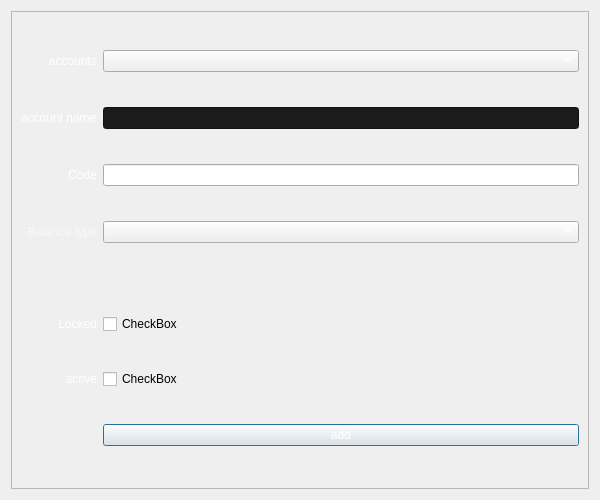
<?xml version="1.0" encoding="UTF-8"?>
<ui version="4.0">
 <class>Dialog</class>
 <widget class="QDialog" name="Dialog">
  <property name="geometry">
   <rect>
    <x>0</x>
    <y>0</y>
    <width>600</width>
    <height>500</height>
   </rect>
  </property>
  <property name="minimumSize">
   <size>
    <width>600</width>
    <height>500</height>
   </size>
  </property>
  <property name="maximumSize">
   <size>
    <width>600</width>
    <height>500</height>
   </size>
  </property>
  <property name="windowTitle">
   <string>Chart of accounts</string>
  </property>
  <property name="styleSheet">
   <string notr="true">
/* /////////////////////////////////////////////////////////////////////////////////////////////////

SET APP STYLESHEET - FULL STYLES HERE
DARK THEME - DRACULA COLOR BASED

///////////////////////////////////////////////////////////////////////////////////////////////// */

QWidget{
	background-color: rgb(0, 0, 12);
	
}

/* /////////////////////////////////////////////////////////////////////////////////////////////////
Tooltip */
QToolTip {
	color: #ffffff;
	background-color: rgba(33, 37, 43, 180);
	border: 1px solid rgb(44, 49, 58);
	background-image: none;
	background-position: left center;
    background-repeat: no-repeat;
	border: none;
	border-left: 2px solid rgb(0, 0, 235);
	text-align: left;
	padding-left: 8px;
	margin: 0px;
}

/* /////////////////////////////////////////////////////////////////////////////////////////////////
Bg App */
#bgApp {	
	background-color: rgb(40, 44, 52);
	border: 1px solid rgb(44, 49, 58);
}

/* /////////////////////////////////////////////////////////////////////////////////////////////////
Left Menu */
#leftMenuBg {	
	background-color: rgb(33, 37, 43);
}
#Logo {
	background-color: rgb(33, 37, 43);
	background-image: url(:/images/images/images/logo14.png);
	background-position: centered;
	background-repeat: no-repeat;
}
#titleLeftApp { font: 63 12pt &quot;Segoe UI Semibold&quot;; }
#titleLeftDescription { font: 8pt &quot;Segoe UI&quot;; color: rgb(0, 0, 214); }

/* MENUS */
#topMenu .QPushButton {	
	background-position: left center;
    background-repeat: no-repeat;
	border: none;
	border-left: 22px solid transparent;
	background-color: transparent;
	text-align: left;
	padding-left: 44px;
}
QPushButton {
background-color: rgb(33, 37, 43);
	border-radius: 5px;
	border: 2px solid rgb(33, 37, 43);
	padding-left: 10px;
}
QPushButton:hover{
	border: 2px solid rgb(64, 71, 88);
}
#topMenu .QPushButton:hover {
	background-color: rgb(40, 44, 52);
}
#topMenu .QPushButton:pressed {	
	background-color: rgb(0, 0, 211);
	color: rgb(255, 255, 255);
}
#bottomMenu .QPushButton {	
	background-position: left center;
    background-repeat: no-repeat;
	border: none;
	border-left: 20px solid transparent;
	background-color:transparent;
	text-align: left;
	padding-left: 44px;
}
#bottomMenu .QPushButton:hover {
	background-color: rgb(40, 44, 52);
}
#bottomMenu .QPushButton:pressed {	
	background-color: rgb(0, 0, 211);
	color: rgb(255, 255, 255);
}
#leftMenuFrame{
	border-top: 3px solid rgb(44, 49, 58);
}

/* Toggle Button */
#toggleButton {
	background-position: left center;
    background-repeat: no-repeat;
	border: none;
	border-left: 20px solid transparent;
	background-color: rgb(37, 41, 48);
	text-align: left;
	padding-left: 44px;
	color: rgb(113, 126, 149);
}
#toggleButton:hover {
	background-color: rgb(40, 44, 52);
}
#toggleButton:pressed {
	background-color: rgb(0, 0, 211);
}

/* Title Menu */
#titleRightInfo { padding-left: 10px; }


/* /////////////////////////////////////////////////////////////////////////////////////////////////
Extra Tab */
#extraLeftBox {	
	background-color: rgb(44, 49, 58);
}
#extraTopBg{	
	background-color: rgb(0, 0, 214)
}

/* Icon */
#extraIcon {
	background-position: center;
	background-repeat: no-repeat;
	background-image: url(:/icons/images/icons/icon_settings.png);
}

/* Label */
#extraLabel { color: rgb(255, 255, 255); }

/* Btn Close */
#extraCloseColumnBtn { background-color: rgba(255, 255, 255, 0); border: none;  border-radius: 5px; }
#extraCloseColumnBtn:hover { background-color: rgb(196, 161, 249); border-style: solid; border-radius: 4px; }
#extraCloseColumnBtn:pressed { background-color: rgb(180, 141, 238); border-style: solid; border-radius: 4px; }

/* Extra Content */
#extraContent{
	border-top: 3px solid rgb(40, 44, 52);
}

/* Extra Top Menus */
#extraTopMenu .QPushButton {
background-position: left center;
    background-repeat: no-repeat;
	border: none;
	border-left: 22px solid transparent;
	background-color:transparent;
	text-align: left;
	padding-left: 44px;
}
#extraTopMenu .QPushButton:hover {
	background-color: rgb(40, 44, 52);
}
#extraTopMenu .QPushButton:pressed {	
	background-color: rgb(0, 0, 211);
	color: rgb(255, 255, 255);
}

/* /////////////////////////////////////////////////////////////////////////////////////////////////
Content App */
#contentTopBg{	
	background-color: rgb(33, 37, 43);
}
#contentBottom{
	border-top: 3px solid rgb(44, 49, 58);
}

/* Top Buttons */
#rightButtons .QPushButton { background-color: rgba(255, 255, 255, 0); border: none;  border-radius: 5px; }
#rightButtons .QPushButton:hover { background-color: rgb(44, 49, 57); border-style: solid; border-radius: 4px; }
#rightButtons .QPushButton:pressed { background-color: rgb(23, 26, 30); border-style: solid; border-radius: 4px; }

/* Theme Settings */
#extraRightBox { background-color: rgb(44, 49, 58); }
#themeSettingsTopDetail { background-color: rgb(0, 0, 211); }

/* Bottom Bar */
#bottomBar { background-color: rgb(44, 49, 58); }
#bottomBar QLabel { font-size: 11px; color: rgb(113, 126, 149); padding-left: 10px; padding-right: 10px; padding-bottom: 2px; }

/* CONTENT SETTINGS */
/* MENUS */
#contentSettings .QPushButton {	
	background-position: left center;
    background-repeat: no-repeat;
	border: none;
	border-left: 22px solid transparent;
	background-color:transparent;
	text-align: left;
	padding-left: 44px;
}
#contentSettings .QPushButton:hover {
	background-color: rgb(40, 44, 52);
}
#contentSettings .QPushButton:pressed {	
	background-color: rgb(0, 0, 211);
	color: rgb(255, 255, 255);
}

/* /////////////////////////////////////////////////////////////////////////////////////////////////
QTableWidget */
QTableWidget {	
	background-color: transparent;
	padding: 10px;
	border-radius: 5px;
	gridline-color: rgb(44, 49, 58);
	border-bottom: 1px solid rgb(44, 49, 60);
}
QTableWidget::item{
	border-color: rgb(44, 49, 60);
	padding-left: 5px;
	padding-right: 5px;
	gridline-color: rgb(44, 49, 60);
}
QTableWidget::item:selected{
	background-color: rgb(0, 0, 211);
}
QHeaderView::section{
	background-color: rgb(33, 37, 67);
	max-width: 30px;
	border: 1px solid rgb(44, 49, 58);
	border-style: none;
    border-bottom: 1px solid rgb(44, 49, 60);
    border-right: 1px solid rgb(44, 49, 60);
}
QTableWidget::horizontalHeader {	
	background-color: rgb(33, 37, 43);
}
QHeaderView::section:horizontal
{
    border: 1px solid rgb(33, 37, 43);
	background-color: rgb(33, 37, 43);
	padding: 3px;
	border-top-left-radius: 7px;
    border-top-right-radius: 7px;
}
QHeaderView::section:vertical
{
    border: 1px solid rgb(44, 49, 60);
}

/* /////////////////////////////////////////////////////////////////////////////////////////////////
LineEdit */
QLineEdit {
	background-color: rgb(33, 37, 43);
	border-radius: 5px;
	border: 2px solid rgb(33, 37, 43);
	padding-left: 10px;
	selection-color: rgb(255, 255, 255);
	selection-background-color: rgb(0, 0, 235);
}
QLineEdit:hover {
	border: 2px solid rgb(64, 71, 88);
}
QLineEdit:focus {
	border: 2px solid rgb(91, 101, 124);
}


QTextEdit {
	background-color: rgb(33, 37, 43);
	border-radius: 5px;
	border: 2px solid rgb(33, 37, 43);
	padding-left: 10px;
	selection-color: rgb(255, 255, 255);
	selection-background-color: rgb(0, 0, 235);
}
QTextEdit:hover {
	border: 2px solid rgb(64, 71, 88);
}
QTextEdit:focus {
	border: 2px solid rgb(91, 101, 124);
}

/* /////////////////////////////////////////////////////////////////////////////////////////////////
PlainTextEdit */
QPlainTextEdit {
	background-color: rgb(27, 29, 35);
	border-radius: 5px;
	padding: 10px;
	selection-color: rgb(255, 255, 255);
	selection-background-color: rgb(0, 0, 235);
}
QPlainTextEdit  QScrollBar:vertical {
    width: 8px;
 }
QPlainTextEdit  QScrollBar:horizontal {
    height: 8px;
 }
QPlainTextEdit:hover {
	border: 2px solid rgb(64, 71, 88);
}
QPlainTextEdit:focus {
	border: 2px solid rgb(91, 101, 124);
}

/* /////////////////////////////////////////////////////////////////////////////////////////////////
ScrollBars */
QScrollBar:horizontal {
    border: none;
    background: rgb(52, 59, 72);
    height: 8px;
    margin: 0px 21px 0 21px;
	border-radius: 0px;
}
QScrollBar::handle:horizontal {
    background: rgb(0, 0, 214);
    min-width: 25px;
	border-radius: 4px
}
QScrollBar::add-line:horizontal {
    border: none;
    background: rgb(55, 63, 77);
    width: 20px;
	border-top-right-radius: 4px;
    border-bottom-right-radius: 4px;
    subcontrol-position: right;
    subcontrol-origin: margin;
}
QScrollBar::sub-line:horizontal {
    border: none;
    background: rgb(55, 63, 77);
    width: 20px;
	border-top-left-radius: 4px;
    border-bottom-left-radius: 4px;
    subcontrol-position: left;
    subcontrol-origin: margin;
}
QScrollBar::up-arrow:horizontal, QScrollBar::down-arrow:horizontal
{
     background: none;
}
QScrollBar::add-page:horizontal, QScrollBar::sub-page:horizontal
{
     background: none;
}
 QScrollBar:vertical {
	border: none;
    background: rgb(52, 59, 72);
    width: 8px;
    margin: 21px 0 21px 0;
	border-radius: 0px;
 }
 QScrollBar::handle:vertical {	
	background: rgb(0, 0, 214);
    min-height: 25px;
	border-radius: 4px
 }
 QScrollBar::add-line:vertical {
     border: none;
    background: rgb(55, 63, 77);
     height: 20px;
	border-bottom-left-radius: 4px;
    border-bottom-right-radius: 4px;
     subcontrol-position: bottom;
     subcontrol-origin: margin;
 }
 QScrollBar::sub-line:vertical {
	border: none;
    background: rgb(55, 63, 77);
     height: 20px;
	border-top-left-radius: 4px;
    border-top-right-radius: 4px;
     subcontrol-position: top;
     subcontrol-origin: margin;
 }
 QScrollBar::up-arrow:vertical, QScrollBar::down-arrow:vertical {
     background: none;
 }

 QScrollBar::add-page:vertical, QScrollBar::sub-page:vertical {
     background: none;
 }

/* /////////////////////////////////////////////////////////////////////////////////////////////////
CheckBox */
QCheckBox::indicator {
    border: 3px solid rgb(52, 59, 72);
	width: 15px;
	height: 15px;
	border-radius: 10px;
    background: rgb(44, 49, 60);
}
QCheckBox::indicator:hover {
    border: 3px solid rgb(58, 66, 81);
}
QCheckBox::indicator:checked {
    background: 3px solid rgb(52, 59, 72);
	border: 3px solid rgb(52, 59, 72);	
	background-image: url(:/icons/images/icons/cil-check-alt.png);
}

/* /////////////////////////////////////////////////////////////////////////////////////////////////
RadioButton */
QRadioButton::indicator {
    border: 3px solid rgb(52, 59, 72);
	width: 15px;
	height: 15px;
	border-radius: 10px;
    background: rgb(44, 49, 60);
}
QRadioButton::indicator:hover {
    border: 3px solid rgb(58, 66, 81);
}
QRadioButton::indicator:checked {
    background: 3px solid rgb(94, 106, 130);
	border: 3px solid rgb(52, 59, 72);	
}


QComboBox{
	
	background-color: rgb(0, 0, 0);
	border-radius: 5px;
	border: 2px solid rgb(33, 37, 43);
	padding: 5px;
	padding-left: 10px;
}
QComboBox:hover{
	border: 2px solid rgb(64, 71, 88);
}
QComboBox::drop-down {
	subcontrol-origin: padding;
	subcontrol-position: top right;
	width: 25px; 
	border-left-width: 3px;
	border-left-color: rgba(39, 44, 54, 150);
	border-left-style: solid;
	border-top-right-radius: 3px;
	border-bottom-right-radius: 3px;	
	background-image: url(:/icons/images/icons/cil-arrow-bottom.png);
	background-position: center;
	background-repeat: no-reperat;
 }
QComboBox QAbstractItemView {	
	color: rgb(253, 253, 253);
	background-color: rgb(33, 37, 43);
	padding: 10px;
	selection-background-color: rgb(39, 44, 54);
}

 /////////////////////////////////////////////////////////////////////////////////////////////////
Sliders */
QSlider::groove:horizontal {
    border-radius: 5px;
    height: 10px;
	margin: 0px;
	background-color: rgb(52, 59, 72);
}
QSlider::groove:horizontal:hover {
	background-color: rgb(55, 62, 76);
}
QSlider::handle:horizontal {
    background-color: rgb(0, 0, 211);
    border: none;
    height: 10px;
    width: 10px;
    margin: 0px;
	border-radius: 5px;
}
QSlider::handle:horizontal:hover {
    background-color: rgb(195, 155, 255);
}
QSlider::handle:horizontal:pressed {
    background-color: rgb(0, 0, 235);
}

QSlider::groove:vertical {
    border-radius: 5px;
    width: 10px;
    margin: 0px;
	background-color: rgb(52, 59, 72);
}
QSlider::groove:vertical:hover {
	background-color: rgb(55, 62, 76);
}
QSlider::handle:vertical {
    background-color: rgb(0, 0, 211);
	border: none;
    height: 10px;
    width: 10px;
    margin: 0px;
	border-radius: 5px;
}
QSlider::handle:vertical:hover {
    background-color: rgb(195, 155, 255);
}
QSlider::handle:vertical:pressed {
    background-color: rgb(0, 0, 235);
}

/* /////////////////////////////////////////////////////////////////////////////////////////////////
CommandLinkButton */
QCommandLinkButton {	
	color: rgb(0, 0, 235);
	border-radius: 5px;
	padding: 5px;
	color: rgb(255, 170, 255);
}
QCommandLinkButton:hover {	
	color: rgb(255, 170, 255);
	background-color: rgb(44, 49, 60);
}
QCommandLinkButton:pressed {	
	color: rgb(0, 0, 214);
	background-color: rgb(52, 58, 71);
}

/* /////////////////////////////////////////////////////////////////////////////////////////////////
Button */
#pagesContainer QPushButton {
	border: 2px solid rgb(52, 59, 72);
	border-radius: 5px;	
	background-color: rgb(52, 59, 72);
}
#pagesContainer QPushButton:hover {
	background-color: rgb(57, 65, 80);
	border: 2px solid rgb(61, 70, 86);
}
#pagesContainer QPushButton:pressed {	
	background-color: rgb(35, 40, 49);
	border: 2px solid rgb(43, 50, 61);
}

</string>
  </property>
  <layout class="QVBoxLayout" name="verticalLayout">
   <item>
    <widget class="QFrame" name="frame">
     <property name="styleSheet">
      <string notr="true"/>
     </property>
     <property name="frameShape">
      <enum>QFrame::StyledPanel</enum>
     </property>
     <property name="frameShadow">
      <enum>QFrame::Raised</enum>
     </property>
     <layout class="QGridLayout" name="gridLayout">
      <item row="3" column="0">
       <widget class="QLabel" name="label_3">
        <property name="text">
         <string>&lt;html&gt;&lt;head/&gt;&lt;body&gt;&lt;p align=&quot;right&quot;&gt;&lt;span style=&quot; color:#f9f9f9;&quot;&gt;Balance type&lt;/span&gt;&lt;/p&gt;&lt;/body&gt;&lt;/html&gt;</string>
        </property>
       </widget>
      </item>
      <item row="0" column="1">
       <widget class="QComboBox" name="comboBox">
        <property name="styleSheet">
         <string notr="true">color: rgb(255, 255, 255);</string>
        </property>
        <property name="currentText">
         <string/>
        </property>
       </widget>
      </item>
      <item row="1" column="1">
       <widget class="QLineEdit" name="lineEdit_22">
        <property name="styleSheet">
         <string notr="true">QLineEdit{
background-color: rgb(27, 27, 27);
	color: rgb(255, 255, 255);
}</string>
        </property>
       </widget>
      </item>
      <item row="0" column="0">
       <widget class="QLabel" name="label">
        <property name="text">
         <string>&lt;html&gt;&lt;head/&gt;&lt;body&gt;&lt;p align=&quot;right&quot;&gt;&lt;span style=&quot; color:#ffffff;&quot;&gt;accounts&lt;/span&gt;&lt;/p&gt;&lt;/body&gt;&lt;/html&gt;</string>
        </property>
       </widget>
      </item>
      <item row="7" column="1">
       <widget class="QPushButton" name="pushButton">
        <property name="styleSheet">
         <string notr="true">color: rgb(255, 255, 255);</string>
        </property>
        <property name="text">
         <string>add</string>
        </property>
       </widget>
      </item>
      <item row="5" column="0">
       <widget class="QLabel" name="label_4">
        <property name="text">
         <string>&lt;html&gt;&lt;head/&gt;&lt;body&gt;&lt;p align=&quot;right&quot;&gt;&lt;span style=&quot; color:#ffffff;&quot;&gt;Locked&lt;/span&gt;&lt;/p&gt;&lt;/body&gt;&lt;/html&gt;</string>
        </property>
       </widget>
      </item>
      <item row="1" column="0">
       <widget class="QLabel" name="label_2">
        <property name="text">
         <string>&lt;html&gt;&lt;head/&gt;&lt;body&gt;&lt;p&gt;&lt;span style=&quot; color:#ffffff;&quot;&gt;account name&lt;/span&gt;&lt;/p&gt;&lt;/body&gt;&lt;/html&gt;</string>
        </property>
       </widget>
      </item>
      <item row="5" column="1">
       <widget class="QCheckBox" name="checkBox">
        <property name="text">
         <string>CheckBox</string>
        </property>
       </widget>
      </item>
      <item row="6" column="1">
       <widget class="QCheckBox" name="checkBox_2">
        <property name="text">
         <string>CheckBox</string>
        </property>
       </widget>
      </item>
      <item row="3" column="1">
       <widget class="QComboBox" name="comboBox_2">
        <property name="styleSheet">
         <string notr="true">color: rgb(255, 255, 255);</string>
        </property>
       </widget>
      </item>
      <item row="6" column="0">
       <widget class="QLabel" name="label_5">
        <property name="text">
         <string>&lt;html&gt;&lt;head/&gt;&lt;body&gt;&lt;p align=&quot;right&quot;&gt;&lt;span style=&quot; color:#ffffff;&quot;&gt;active&lt;/span&gt;&lt;/p&gt;&lt;/body&gt;&lt;/html&gt;</string>
        </property>
       </widget>
      </item>
      <item row="4" column="1">
       <spacer name="verticalSpacer">
        <property name="orientation">
         <enum>Qt::Vertical</enum>
        </property>
        <property name="sizeType">
         <enum>QSizePolicy::Maximum</enum>
        </property>
        <property name="sizeHint" stdset="0">
         <size>
          <width>20</width>
          <height>36</height>
         </size>
        </property>
       </spacer>
      </item>
      <item row="2" column="1">
       <widget class="QLineEdit" name="lineEdit"/>
      </item>
      <item row="2" column="0">
       <widget class="QLabel" name="label_6">
        <property name="text">
         <string>&lt;html&gt;&lt;head/&gt;&lt;body&gt;&lt;p align=&quot;right&quot;&gt;&lt;span style=&quot; color:#ffffff;&quot;&gt;Code&lt;/span&gt;&lt;/p&gt;&lt;/body&gt;&lt;/html&gt;</string>
        </property>
       </widget>
      </item>
     </layout>
    </widget>
   </item>
  </layout>
 </widget>
 <resources/>
 <connections/>
</ui>
